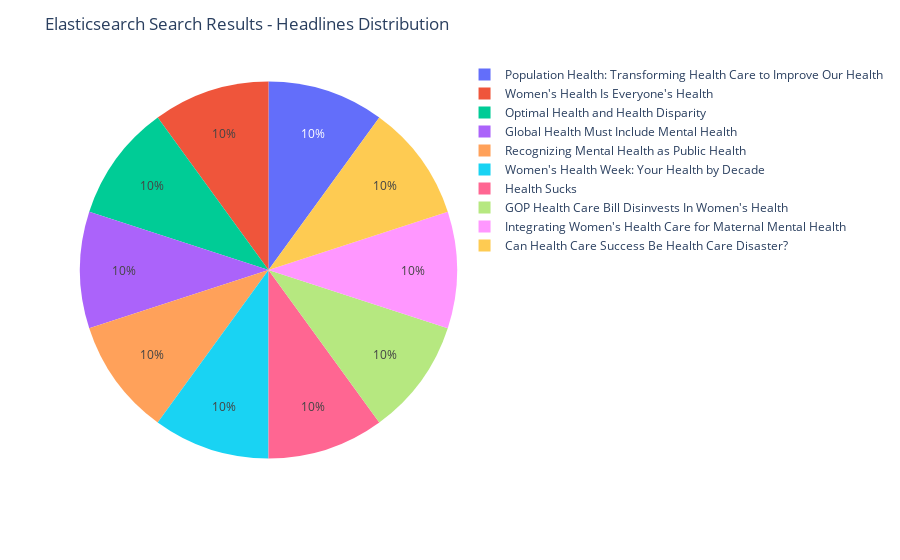

Notebook source saved alongside this figure:
### Code cell
# Extract categories
categories = [hit['_source']['headline'] for hit in result['hits']['hits']]

# Create pie chart
fig = px.pie(names=categories)

# Update layout
fig.update_layout(
    title='Elasticsearch Search Results - Headlines Distribution'
)

# Show plot
fig.show()

### Figure 1 — Plotly figure (JSON) as saved in the notebook; plotly's stock layout.template omitted (floating-point values rounded to 4 significant figures)
{"data": [{"domain": {"x": [0, 1], "y": [0, 1]}, "hovertemplate": "label=%{label}<extra></extra>", "labels": ["Population Health: Transforming Health Care to Improve Our Health", "Women's Health Is Everyone's Health", "Optimal Health and Health Disparity", "Global Health Must Include Mental Health", "Recognizing Mental Health as Public Health", "Women's Health Week: Your Health by Decade", "Health Sucks", "GOP Health Care Bill Disinvests In Women's Health", "Integrating Women's Health Care for Maternal Mental Health", "Can Health Care Success Be Health Care Disaster?"], "legendgroup": "", "name": "", "showlegend": true, "type": "pie"}], "layout": {"legend": {"tracegroupgap": 0}, "margin": {"t": 60}, "title": {"text": "Elasticsearch Search Results - Headlines Distribution"}}}
